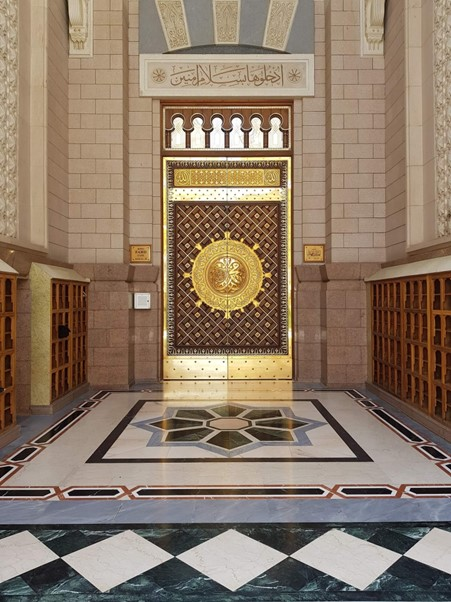
#> input picture Lab4 - 4210119/Picture1.jpg, 451 x 602 px
$ python 'Ai361 Lab4.py'
#> lines starting #> are read from the running program, lines starting #| are printed output that depends on the picture; after the words box and inside, x2 and y2 are one past the last pixel; in counts of white or black regions, pixels touching at a corner belong together
#!/usr/bin/env python
# coding: utf-8

# In[55]:


from skimage.morphology import (erosion, dilation, opening, closing, white_tophat)
from skimage.morphology import (convex_hull_image, skeletonize, black_tophat)
from skimage.color import rgb2gray
from skimage import io
import matplotlib.pyplot as plt
import numpy as np


# In[57]:


pic= io.imread('Picture1.jpg')
#> pic is the input picture: shape (602, 451, 3); mean R, G, B 140.1, 121.2, 103.1
pic_grayscale= rgb2gray(pic)
io.imshow(pic_grayscale)
plt.axis('off')


# In[58]:


def plot_comparison(original, processed, title_processed):
    fig, (ax1, ax2) = plt.subplots(1, 2, figsize=(10, 5))
    ax1.imshow(original, cmap='gray')
    ax1.set_title('Original Image')
    ax1.axis('off')

    ax2.imshow(processed, cmap='gray')
    ax2.set_title(title_processed)
    ax2.axis('off')
    plt.show()


def custom_shape():
    cs = np.array([
        [0, 0, 1, 1, 1, 0, 0],
        [0, 1, 0, 1, 0, 1, 0],
        [1, 0, 0, 1, 0, 0, 1],
        [1, 1, 1, 1, 1, 1, 1],
        [1, 0, 0, 1, 0, 0, 1],
        [0, 1, 0, 1, 0, 1, 0],
        [0, 0, 1, 1, 1, 0, 0]
    ])

    return cs

custom_footprint = custom_shape()
print(custom_footprint)


# In[61]:


eroded= erosion(pic_grayscale, custom_shape())
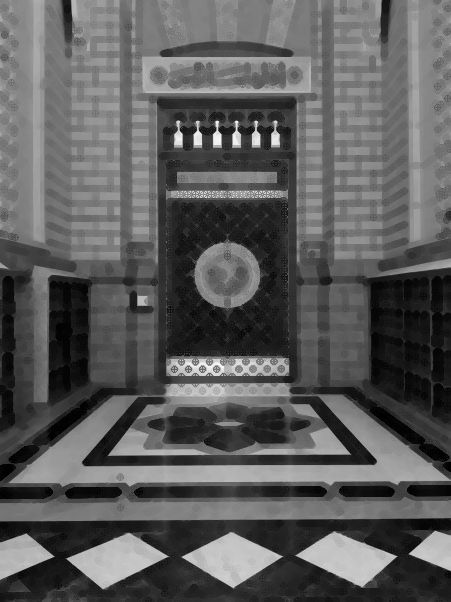
#> eroded: shape (602, 451) float64; min 0.000833, max 0.969, mean 0.362
plot_comparison(pic_grayscale, eroded, 'erosion')
#> in plot_comparison, `plt.show()`:
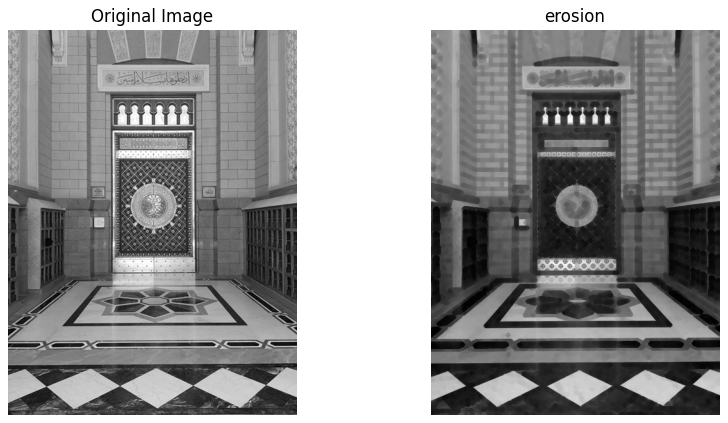
#> figure drawn by matplotlib, 2 panels


# In[62]:


dilated= dilation(pic_grayscale, custom_shape())
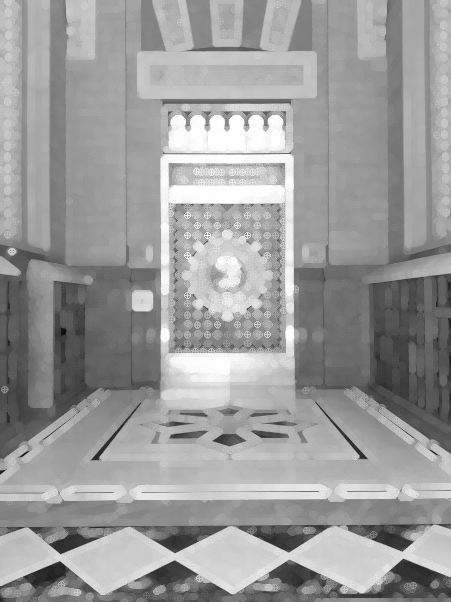
#> dilated: shape (602, 451) float64; min 0.0529, max 1, mean 0.611
plot_comparison(pic_grayscale, dilated, 'dilation')


# In[63]:


opened = opening(pic_grayscale, custom_shape())
plot_comparison(pic_grayscale, opened, 'opening')


# In[64]:


phantom = pic_grayscale.copy()
phantom[10:30,200:210]=0
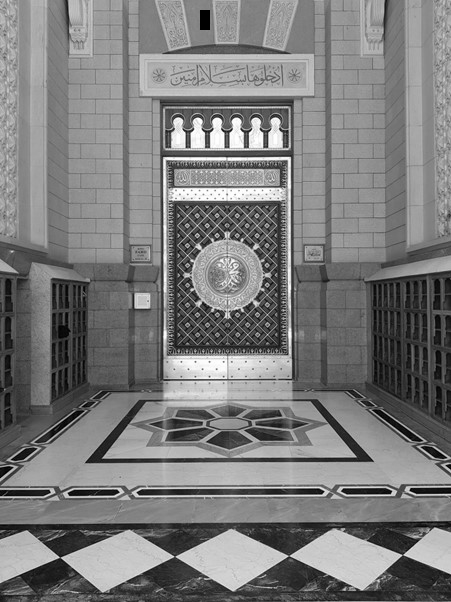
#> phantom: shape (602, 451) float64; min 0, max 1, mean 0.486

closed = closing(phantom, custom_shape())
plot_comparison(phantom, closed, 'closing')


# In[65]:


w_tophat = white_tophat(phantom, custom_shape())
plot_comparison(phantom, w_tophat, 'white tophat')


# In[67]:


b_tophat = black_tophat(phantom, custom_shape())
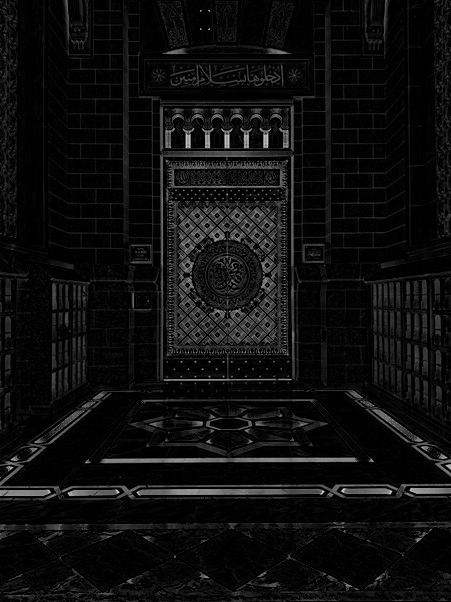
#> b_tophat: shape (602, 451) float64; min 0, max 0.823, mean 0.0573
plot_comparison(phantom, b_tophat, 'black tophat')


# In[79]:


sk_pic= pic_grayscale.copy()

for i in range(sk_pic.shape[0]):
    for j in range(sk_pic.shape[1]):
        if sk_pic[i][j] > 0.5 :
            sk_pic[i][j]=1
        else:
            sk_pic[i][j]=0
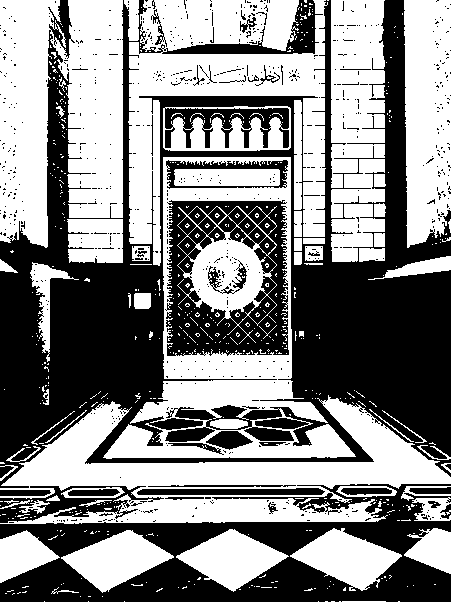
#> sk_pic: shape (602, 451) float64; values 0 (black) and 1 (white), 53.1% white; 726 black regions (689 under 20 px), largest, box (x1, y1, x2, y2) and area: (0, 0, 451, 488) 81474, (0, 484, 451, 602) 23737, (165, 200, 289, 356) 11964


sk= skeletonize(sk_pic)
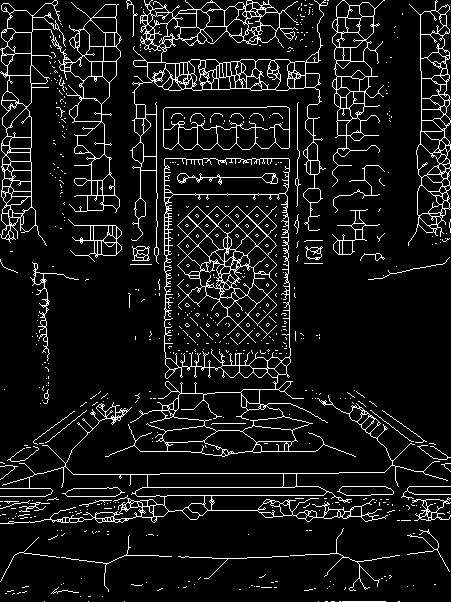
#> sk: shape (602, 451) bool; 8.5% white in thin lines or dots
plot_comparison(pic_grayscale, sk, 'skeletonize')


# In[69]:


plot_comparison(pic_grayscale, sk, 'skeletonize')
plot_comparison(phantom, b_tophat, 'black tophat')
plot_comparison(phantom, w_tophat, 'white tophat')
plot_comparison(phantom, closed, 'closing')
plot_comparison(pic_grayscale, opened, 'opening')
plot_comparison(pic_grayscale, dilated, 'dilation')
plot_comparison(pic_grayscale, eroded, 'erosion')


# In[ ]:


# In[ ]:


# In[ ]:
